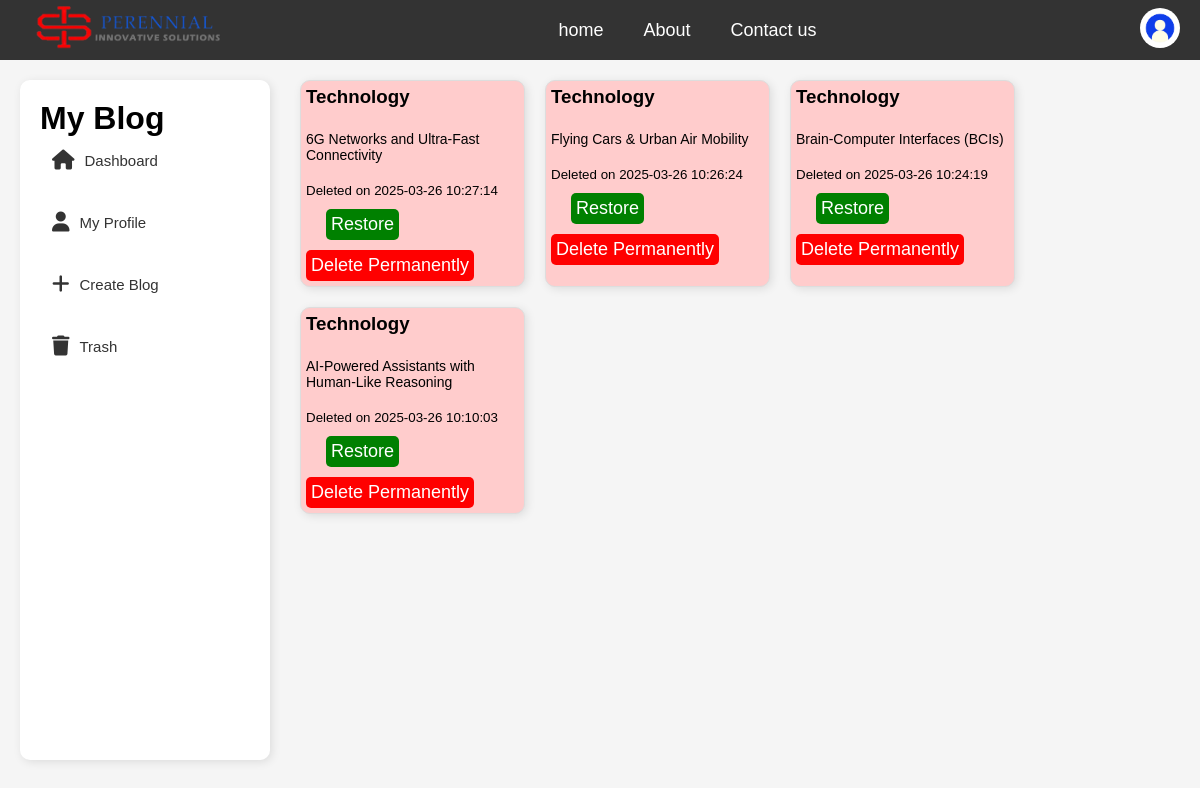
The page /recyclebin.php (signed in) on the database its author committed.
### tables this page shows
CREATE TABLE `blogs` (
  `id` int(11) NOT NULL,
  `user_id` int(11) NOT NULL,
  `title` varchar(255) NOT NULL,
  `subtitle` varchar(255) DEFAULT NULL,
  `image` varchar(255) DEFAULT NULL,
  `description` text NOT NULL,
  `created_at` timestamp NOT NULL DEFAULT current_timestamp(),
  `updated_at` timestamp NOT NULL DEFAULT current_timestamp() ON UPDATE current_timestamp(),
  `status` tinyint(1) NOT NULL DEFAULT 0
);

### recyclebin.php (the view, shortened to what this page needs)
<?php
include 'db.php';
$user_id = $_SESSION['user_id'];
$sql = "SELECT * FROM blogs WHERE  user_id = ? ORDER BY created_at DESC";
$stmt = $conn->prepare($sql);
$stmt->bind_param("i", $user_id);
$stmt->execute();
$result = $stmt->get_result();
?>
<!DOCTYPE html>
<html lang="en">
<head>
    <link rel="stylesheet" href="css/style.css">
</head>
<body>
    <?php include 'topbar.php'; ?>
    <?php include 'sidebar.php'; ?>
    <div class="posts-container">
        <?php while ($row = mysqli_fetch_assoc($result)) : ?>
            <div class="post">
                <h3><?= htmlspecialchars($row['title']) ?></h3><br>
                <p><?= htmlspecialchars($row['subtitle']) ?></p><br>
                <small class=det>Deleted on <?= $row['created_at'] ?></small><br>
                <a href="restore.php?id=<?= $row['id'] ?>" class=" restore" onclick="return confirm('Restore this post?')"> Restore</a>
                <a href="deletepermanant.php?id=<?= $row['id'] ?>" class="delete" onclick="return confirm('Delete permanently?')"> Delete Permanently</a>
            </div>
        <?php endwhile; ?>
    </div>
</body>
</html>

### css/style.css (style rules this page uses)
* { margin: 0; padding: 0; box-sizing: border-box; font-family: Arial, sans-serif; }
body { font-family: Arial, sans-serif; background-color: whitesmoke; margin: 0; padding: 0; overflow: auto; scrollbar-width: none; }
a { text-decoration: none; color: white; padding: 10px 20px; font-size: 18px; }
.posts-container { display: flex; flex-wrap: wrap; justify-content: flex-start; gap: 20px; margin-top: 80px; margin-left: 300px; }
.post { width: 25%; border: 1px solid #ddd; box-shadow: 2px 2px 10px rgba(0, 0, 0, 0.1); padding: 5px; border-radius: 10px; background: #ffcccc; }
.post a { text-decoration: none; }
.restore, .delete { display: inline-block; margin-top: 10px; padding: 5px 10px; border-radius: 5px; text-decoration: none; color: white; }
.restore { background: green; color: white; padding: 5px; border-radius: 5px; margin-left: 20px; }
.delete { background: red; color: white; padding: 5px; border-radius: 5px; }
h3 { margin-bottom: 0; }
p { margin-top: 5px; font-size: 14px; }

### rows shown on the page
blogs: title "Technology", subtitle "6G Networks and Ultra-Fast Connectivity", created_at "2025-03-26 10:27:14"
blogs: title "Technology", subtitle "Flying Cars & Urban Air Mobility", created_at "2025-03-26 10:26:24"
blogs: title "Technology", subtitle "Brain-Computer Interfaces (BCIs)", created_at "2025-03-26 10:24:19"
blogs: title "Technology", subtitle "AI-Powered Assistants with Human-Like Reasoning", created_at "2025-03-26 10:10:03"
